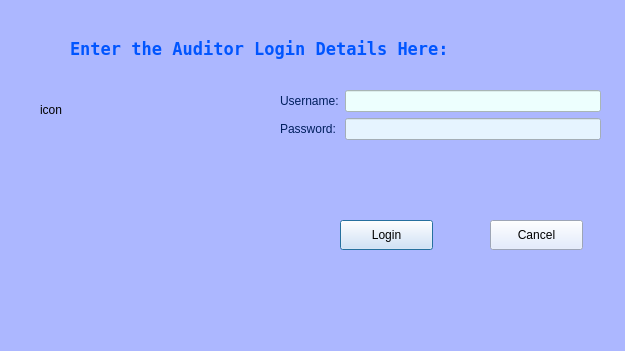
<?xml version="1.0" encoding="UTF-8"?>
<ui version="4.0">
 <class>Dialog</class>
 <widget class="QDialog" name="Dialog">
  <property name="geometry">
   <rect>
    <x>0</x>
    <y>0</y>
    <width>625</width>
    <height>351</height>
   </rect>
  </property>
  <property name="windowTitle">
   <string>Dialog</string>
  </property>
  <property name="styleSheet">
   <string notr="true">background:rgb(172, 183, 255)</string>
  </property>
  <widget class="QWidget" name="formLayoutWidget">
   <property name="geometry">
    <rect>
     <x>280</x>
     <y>90</y>
     <width>321</width>
     <height>111</height>
    </rect>
   </property>
   <layout class="QFormLayout" name="formLayout">
    <property name="fieldGrowthPolicy">
     <enum>QFormLayout::AllNonFixedFieldsGrow</enum>
    </property>
    <item row="0" column="0">
     <widget class="QLabel" name="user_label">
      <property name="styleSheet">
       <string notr="true">color:rgb(0, 31, 94);
font: 75 15pt &quot;Century Schoolbook L&quot;;</string>
      </property>
      <property name="text">
       <string>Username:</string>
      </property>
     </widget>
    </item>
    <item row="0" column="1">
     <widget class="QLineEdit" name="user_lineEdit">
      <property name="styleSheet">
       <string notr="true">background:rgb(237, 255, 254)</string>
      </property>
     </widget>
    </item>
    <item row="1" column="0">
     <widget class="QLabel" name="pass_label">
      <property name="styleSheet">
       <string notr="true">color:rgb(0, 31, 94);
font: 75 15pt &quot;Century Schoolbook L&quot;;</string>
      </property>
      <property name="text">
       <string>Password:</string>
      </property>
     </widget>
    </item>
    <item row="1" column="1">
     <widget class="QLineEdit" name="pass_lineEdit">
      <property name="styleSheet">
       <string notr="true">background:rgb(230, 244, 255)</string>
      </property>
      <property name="echoMode">
       <enum>QLineEdit::Password</enum>
      </property>
     </widget>
    </item>
   </layout>
  </widget>
  <widget class="QLabel" name="image_icon">
   <property name="geometry">
    <rect>
     <x>40</x>
     <y>100</y>
     <width>64</width>
     <height>20</height>
    </rect>
   </property>
   <property name="text">
    <string>icon</string>
   </property>
  </widget>
  <widget class="QPushButton" name="login">
   <property name="geometry">
    <rect>
     <x>340</x>
     <y>220</y>
     <width>93</width>
     <height>30</height>
    </rect>
   </property>
   <property name="styleSheet">
    <string notr="true">background:rgb(220, 231, 255);
font: 75 13pt &quot;Century Schoolbook L&quot;;</string>
   </property>
   <property name="text">
    <string>Login</string>
   </property>
  </widget>
  <widget class="QPushButton" name="exit">
   <property name="geometry">
    <rect>
     <x>490</x>
     <y>220</y>
     <width>93</width>
     <height>30</height>
    </rect>
   </property>
   <property name="styleSheet">
    <string notr="true">background:rgb(220, 231, 255);
font: 75 13pt &quot;Century Schoolbook L&quot;;</string>
   </property>
   <property name="text">
    <string>Cancel</string>
   </property>
  </widget>
  <widget class="QLabel" name="image_icon_2">
   <property name="geometry">
    <rect>
     <x>70</x>
     <y>39</y>
     <width>381</width>
     <height>21</height>
    </rect>
   </property>
   <property name="font">
    <font>
     <family>DejaVu Sans Mono</family>
     <pointsize>13</pointsize>
     <weight>75</weight>
     <bold>true</bold>
    </font>
   </property>
   <property name="styleSheet">
    <string notr="true">color:rgb(0, 85, 255);</string>
   </property>
   <property name="text">
    <string>Enter the Auditor Login Details Here:</string>
   </property>
  </widget>
 </widget>
 <resources/>
 <connections/>
</ui>
